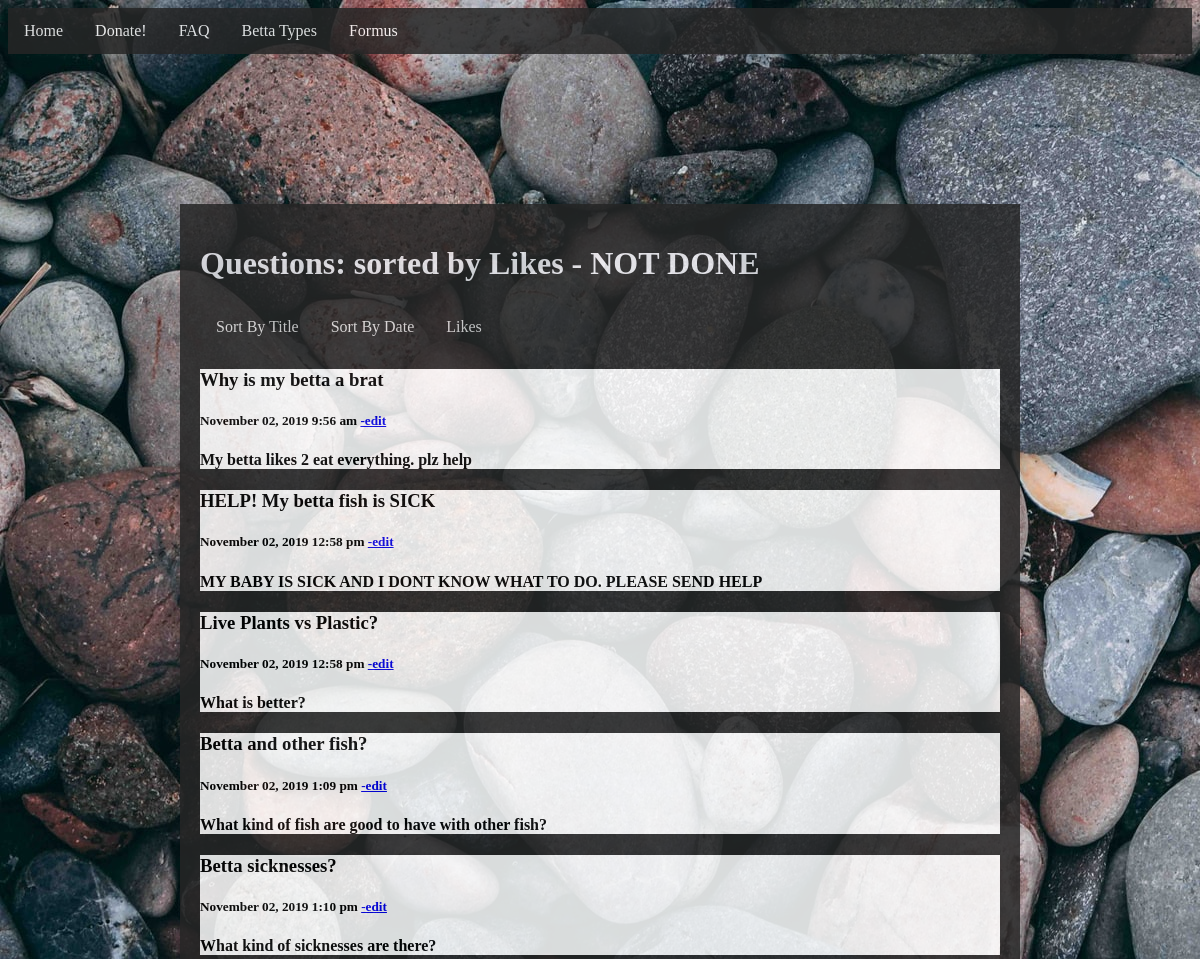
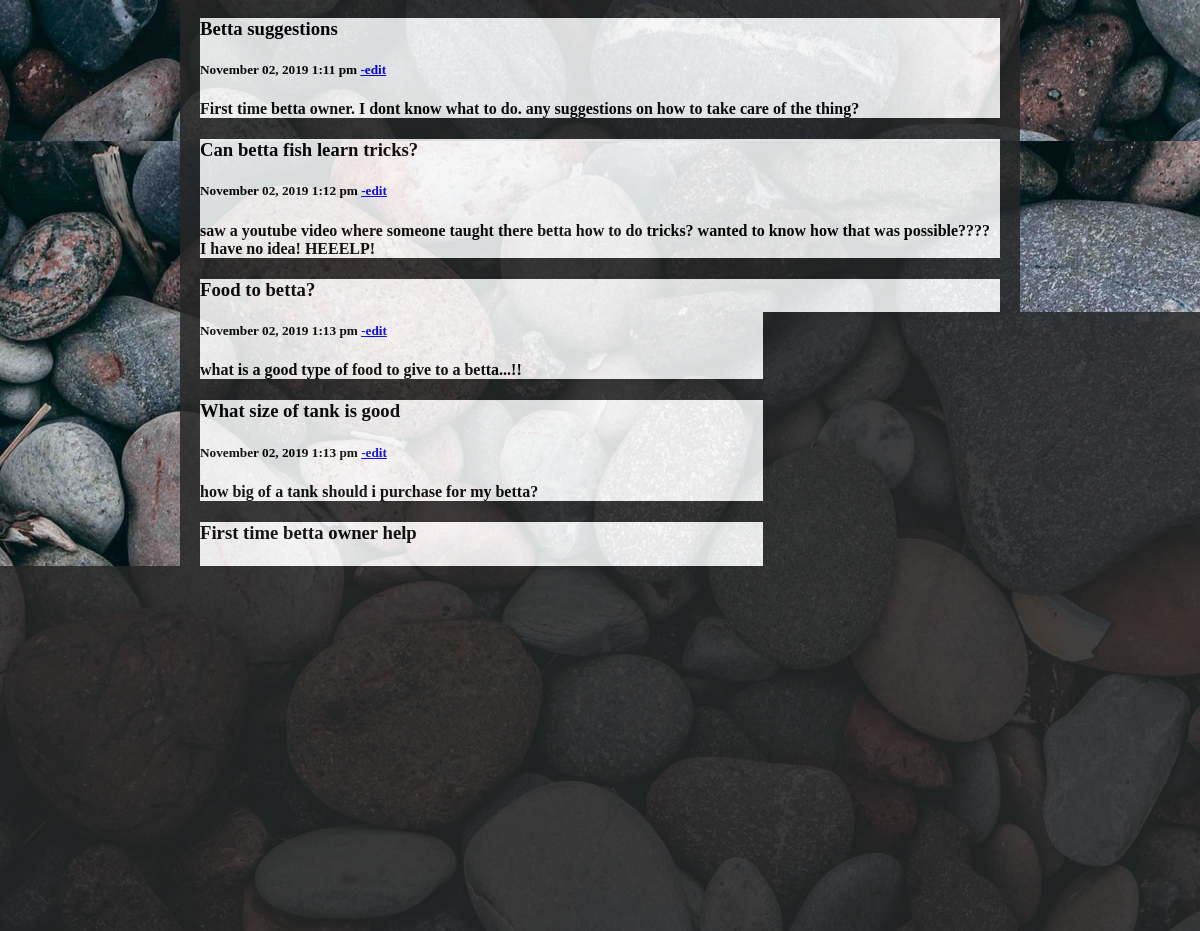
The page /sortByLike.php on the database its author committed (2 pictures, top to bottom).
### tables this page shows
CREATE TABLE `questions` (
  `id` int(11) NOT NULL,
  `title` varchar(200) NOT NULL,
  `content` varchar(1000) NOT NULL,
  `date` datetime NOT NULL DEFAULT current_timestamp(),
  `dateUpdated` date DEFAULT NULL,
  `postId` int(11) NOT NULL
);

### sortByLike.php (the view, shortened to what this page needs)
<?php
	    require('database/db_connect.php');
	    $query = "SELECT * FROM questions ORDER BY id" ;
	    $statement = $db->prepare($query);
	    $statement->execute();
?>
<!DOCTYPE html>
<html>
<head>
	<link rel="stylesheet" type="text/css" href="styles/view.css">
</head>
<body>
	 <?php include('components/nav.php'); ?>
    <div id="wrapper">
    <h1>Questions: sorted by Likes - NOT DONE</h1>
     <?php include('components/sortNav.php'); ?>
     	<?php while($row = $statement -> fetch()): ?>
     	  <div id="indie">
      <?php $date = date_create( $row['date']) ?>
      <h3> <?= $row['title'] ?> </h3>
      <h5> <?= date_format($date,"F d, Y g:i a" ) ?>
      <a href="edit.php?id=<?=$row['id']?>">-edit</a></h5>
      <?php if(strlen($row['content']) > 200 ): ?>
        <?= substr($row['content'], 0, 200 ) . "... "; ?>
          <a href="fullPost.php?id=<?= $row['id'] ?>" id="full-blog-link"> Read Full Post</a>
      <?php else: ?>
        <h4> <?= $row['content']  ?></h4>
      <?php endif;?>
      </div>
    <?php endwhile ?>
</body>
</html>

### styles/view.css (style rules this page uses)
body { background-image: url("images/indexMultRocks.jpg"); background-attachment: fixed; }
#wrapper { width: 800px; margin: 150px auto; text-align: left; padding: 20px; background: #262626; opacity: 0.85; }
#indie { background-color: white; }
h1 { color: #f0f0f5; }
h4 { color: black; }

### rows shown on the page
questions: title "Why is my betta a brat", date "November 02, 2019 9:56 am", content "My betta likes 2 eat everything. plz help"
questions: title "HELP! My betta fish is SICK", date "November 02, 2019 12:58 pm", content "MY BABY IS SICK AND I DONT KNOW WHAT TO DO. PLEASE SEND HELP"
questions: title "Live Plants vs Plastic?", date "November 02, 2019 12:58 pm", content "What is better?"
questions: title "Betta and other fish?", date "November 02, 2019 1:09 pm", content "What kind of fish are good to have with other fish?"
questions: title "Betta sicknesses?", date "November 02, 2019 1:10 pm", content "What kind of sicknesses are there?"
questions: title "Betta suggestions", date "November 02, 2019 1:11 pm", content "First time betta owner. I dont know what to do. any suggestions on how to take care of the thing?"
questions: title "Can betta fish learn tricks?", date "November 02, 2019 1:12 pm", content "saw a youtube video where someone taught there betta how to do tricks? wanted to know how that was possible???? I have no idea! HEEELP!"
questions: title "Food to betta?", date "November 02, 2019 1:13 pm", content "what is a good type of food to give to a betta...!!"
questions: title "What size of tank is good", date "November 02, 2019 1:13 pm", content "how big of a tank should i purchase for my betta?"
questions: title "First time betta owner help", date "November 02, 2019 1:14 pm", content "I dont know what to do!!! THe fish is swimming backwards!??!?"
questions: title "How long until my betta is no longer a baby?", date "November 03, 2019 10:05 am", content "Asking for a friend."
questions: date "November 05, 2019 8:25 am", content "UPDATE??! Pompano snailfish eel-goby halfbeak golden shiner, \"golden loach goldfish.\" Tadpole fish: midshipman. Creek chub roundhead pearleye merluccid hake squarehead catfish. Carpsucker sc"
